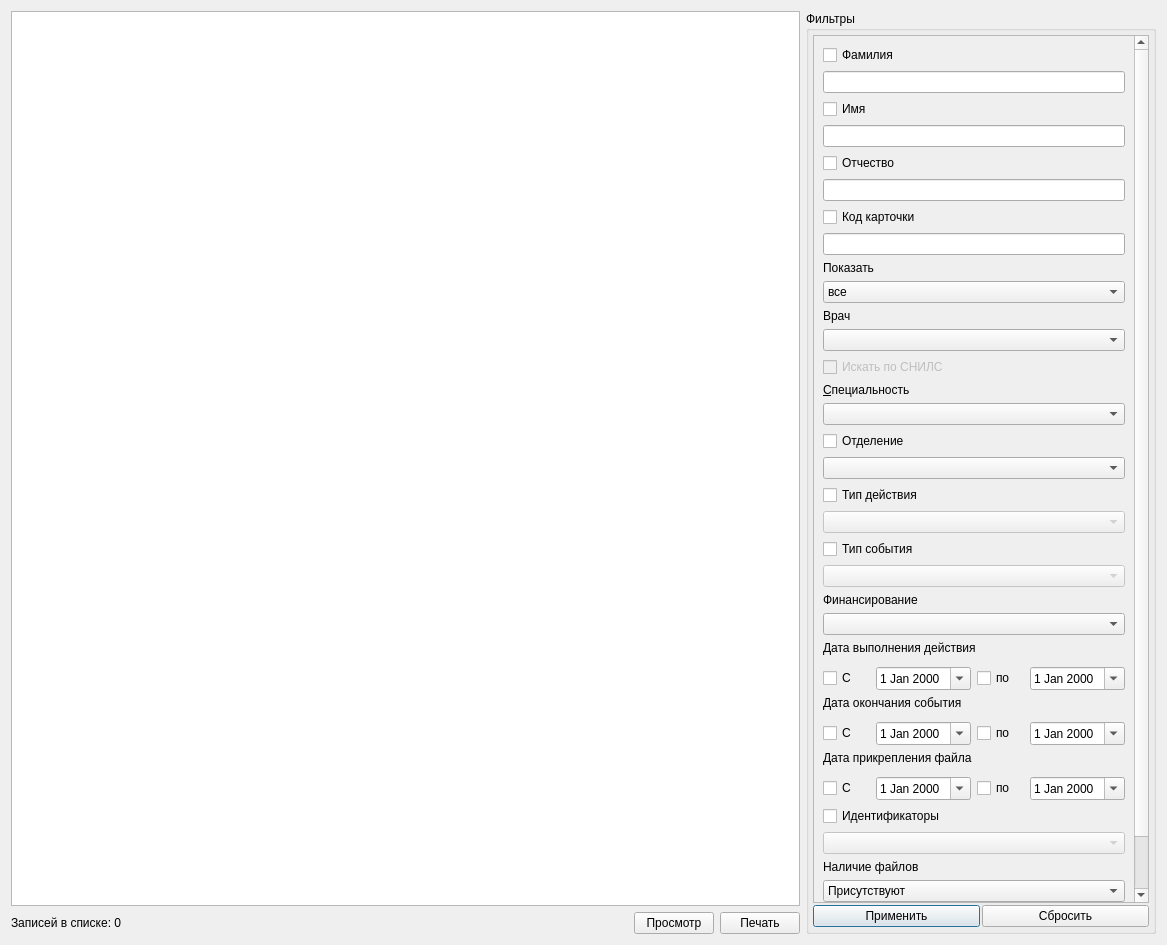
<?xml version="1.0" encoding="UTF-8"?>
<ui version="4.0">
 <class>Attach_SEMD_IEMK_Dialog</class>
 <widget class="QDialog" name="Attach_SEMD_IEMK_Dialog">
  <property name="geometry">
   <rect>
    <x>0</x>
    <y>0</y>
    <width>1167</width>
    <height>945</height>
   </rect>
  </property>
  <property name="windowTitle">
   <string>Сводка о формировании структурированных электронных медицинских документов для РЭМД</string>
  </property>
  <layout class="QGridLayout" name="gridLayout_3">
   <item row="0" column="1" rowspan="2">
    <widget class="QGroupBox" name="groupBoxFilters">
     <property name="sizePolicy">
      <sizepolicy hsizetype="Preferred" vsizetype="Preferred">
       <horstretch>0</horstretch>
       <verstretch>0</verstretch>
      </sizepolicy>
     </property>
     <property name="maximumSize">
      <size>
       <width>350</width>
       <height>16777215</height>
      </size>
     </property>
     <property name="title">
      <string>Фильтры</string>
     </property>
     <layout class="QGridLayout" name="gridLayout_2">
      <property name="margin">
       <number>4</number>
      </property>
      <property name="spacing">
       <number>2</number>
      </property>
      <item row="0" column="0">
       <widget class="QScrollArea" name="scrollArea">
        <property name="widgetResizable">
         <bool>true</bool>
        </property>
        <widget class="QWidget" name="scrollAreaWidgetContents">
         <property name="geometry">
          <rect>
           <x>0</x>
           <y>0</y>
           <width>338</width>
           <height>875</height>
          </rect>
         </property>
         <layout class="QGridLayout" name="gridLayout">
          <item row="0" column="0">
           <layout class="QVBoxLayout" name="verticalLayout">
            <item>
             <widget class="QCheckBox" name="chkFilterLastName">
              <property name="text">
               <string>Фамилия</string>
              </property>
             </widget>
            </item>
            <item>
             <widget class="QLineEdit" name="edtFilterLastName"/>
            </item>
            <item>
             <widget class="QCheckBox" name="chkFilterFirstName">
              <property name="text">
               <string>Имя</string>
              </property>
             </widget>
            </item>
            <item>
             <widget class="QLineEdit" name="edtFilterFirstName"/>
            </item>
            <item>
             <widget class="QCheckBox" name="chkFilterPatrName">
              <property name="text">
               <string>Отчество</string>
              </property>
             </widget>
            </item>
            <item>
             <widget class="QLineEdit" name="edtFilterPatrName"/>
            </item>
            <item>
             <widget class="QCheckBox" name="chkFilterEventId">
              <property name="text">
               <string>Код карточки</string>
              </property>
             </widget>
            </item>
            <item>
             <widget class="QLineEdit" name="edtFilterEventId"/>
            </item>
            <item>
             <widget class="QLabel" name="lblFilterSigned">
              <property name="text">
               <string>Показать</string>
              </property>
             </widget>
            </item>
            <item>
             <widget class="QComboBox" name="cmbFilterSigned">
              <property name="currentIndex">
               <number>0</number>
              </property>
              <item>
               <property name="text">
                <string>все</string>
               </property>
              </item>
              <item>
               <property name="text">
                <string>не подписанные врачом</string>
               </property>
              </item>
              <item>
               <property name="text">
                <string>не подписанные МО</string>
               </property>
              </item>
              <item>
               <property name="text">
                <string>подписанные МО</string>
               </property>
              </item>
              <item>
               <property name="text">
                <string>подписанные врачом без подписи МО</string>
               </property>
              </item>
              <item>
               <property name="text">
                <string>все не подписанные</string>
               </property>
              </item>
              <item>
               <property name="text">
                <string>все подписанные врачом</string>
               </property>
              </item>
             </widget>
            </item>
            <item>
             <widget class="QLabel" name="lblFilterPerson">
              <property name="text">
               <string>Врач</string>
              </property>
             </widget>
            </item>
            <item>
             <widget class="CPersonComboBoxEx" name="cmbFilterPerson">
              <property name="enabled">
               <bool>true</bool>
              </property>
             </widget>
            </item>
            <item>
             <widget class="QCheckBox" name="chkFilterSNILS">
              <property name="enabled">
               <bool>false</bool>
              </property>
              <property name="text">
               <string>Искать по СНИЛС</string>
              </property>
             </widget>
            </item>
            <item>
             <widget class="QLabel" name="lblSpeciality">
              <property name="text">
               <string>&amp;Специальность</string>
              </property>
              <property name="buddy">
               <cstring>cmbSpeciality</cstring>
              </property>
             </widget>
            </item>
            <item>
             <widget class="CRBMultivalueComboBox" name="cmbSpeciality">
              <property name="whatsThis">
               <string>&lt;html&gt;&lt;head&gt;&lt;meta name=&quot;qrichtext&quot; content=&quot;1&quot; /&gt;&lt;style type=&quot;text/css&quot;&gt;
p, li { white-space: pre-wrap; }
&lt;/style&gt;&lt;/head&gt;&lt;body style=&quot; font-family:'MS Shell Dlg 2'; font-size:8.25pt; font-weight:400; font-style:normal;&quot;&gt;
&lt;p style=&quot;-qt-paragraph-type:empty; margin-top:0px; margin-bottom:0px; margin-left:0px; margin-right:0px; -qt-block-indent:0; text-indent:0px;&quot;&gt;&lt;/p&gt;&lt;/body&gt;&lt;/html&gt;</string>
              </property>
             </widget>
            </item>
            <item>
             <widget class="QCheckBox" name="chkFilterOrgStructure">
              <property name="text">
               <string>Отделение</string>
              </property>
             </widget>
            </item>
            <item>
             <widget class="COrgStructureComboBox" name="cmbFilterOrgStructure"/>
            </item>
            <item>
             <widget class="QCheckBox" name="chkFilterActionType">
              <property name="text">
               <string>Тип действия</string>
              </property>
             </widget>
            </item>
            <item>
             <widget class="CActionTypeComboBoxEx" name="cmbActionType">
              <property name="enabled">
               <bool>false</bool>
              </property>
              <property name="sizePolicy">
               <sizepolicy hsizetype="Preferred" vsizetype="Fixed">
                <horstretch>0</horstretch>
                <verstretch>0</verstretch>
               </sizepolicy>
              </property>
              <property name="maximumSize">
               <size>
                <width>16777215</width>
                <height>16777215</height>
               </size>
              </property>
             </widget>
            </item>
            <item>
             <widget class="QCheckBox" name="chkFilterEventType">
              <property name="text">
               <string>Тип события</string>
              </property>
             </widget>
            </item>
            <item>
             <widget class="CRBMultivalueComboBox" name="cmbEventType">
              <property name="enabled">
               <bool>false</bool>
              </property>
              <property name="sizePolicy">
               <sizepolicy hsizetype="Preferred" vsizetype="Fixed">
                <horstretch>0</horstretch>
                <verstretch>0</verstretch>
               </sizepolicy>
              </property>
              <property name="maximumSize">
               <size>
                <width>16777215</width>
                <height>16777215</height>
               </size>
              </property>
             </widget>
            </item>
            <item>
             <widget class="QLabel" name="lblFinance">
              <property name="text">
               <string>Финансирование </string>
              </property>
             </widget>
            </item>
            <item>
             <widget class="CRBComboBox" name="cmbFinance"/>
            </item>
            <item>
             <widget class="QLabel" name="lblFilterEventEndDate_2">
              <property name="text">
               <string>Дата выполнения действия</string>
              </property>
             </widget>
            </item>
            <item>
             <layout class="QHBoxLayout" name="horizontalLayout_6">
              <property name="topMargin">
               <number>6</number>
              </property>
              <item>
               <widget class="QCheckBox" name="chkFilterDateExecActionBegDate">
                <property name="text">
                 <string>С</string>
                </property>
               </widget>
              </item>
              <item>
               <widget class="QDateEdit" name="edtFilterDateExecActionBegDate">
                <property name="calendarPopup">
                 <bool>true</bool>
                </property>
               </widget>
              </item>
              <item>
               <widget class="QCheckBox" name="chkFilterDateExecActionEndDate">
                <property name="text">
                 <string>по</string>
                </property>
               </widget>
              </item>
              <item>
               <widget class="QDateEdit" name="edtFilterDateExecActionEndDate">
                <property name="calendarPopup">
                 <bool>true</bool>
                </property>
               </widget>
              </item>
             </layout>
            </item>
            <item>
             <widget class="QLabel" name="lblFilterEventEndDate">
              <property name="text">
               <string>Дата окончания события</string>
              </property>
             </widget>
            </item>
            <item>
             <layout class="QHBoxLayout" name="horizontalLayout_5">
              <property name="topMargin">
               <number>6</number>
              </property>
              <item>
               <widget class="QCheckBox" name="chkFilterEventBegDate">
                <property name="text">
                 <string>С</string>
                </property>
               </widget>
              </item>
              <item>
               <widget class="QDateEdit" name="edtFilterEventBegDate">
                <property name="calendarPopup">
                 <bool>true</bool>
                </property>
               </widget>
              </item>
              <item>
               <widget class="QCheckBox" name="chkFilterEventEndDate">
                <property name="text">
                 <string>по</string>
                </property>
               </widget>
              </item>
              <item>
               <widget class="QDateEdit" name="edtFilterEventEndDate">
                <property name="calendarPopup">
                 <bool>true</bool>
                </property>
               </widget>
              </item>
             </layout>
            </item>
            <item>
             <widget class="QLabel" name="lblFilterAttachFileDate">
              <property name="text">
               <string>Дата прикрепления файла</string>
              </property>
             </widget>
            </item>
            <item>
             <layout class="QHBoxLayout" name="horizontalLayout_7">
              <property name="topMargin">
               <number>6</number>
              </property>
              <item>
               <widget class="QCheckBox" name="chkFilterAttachFileBegDate">
                <property name="text">
                 <string>С</string>
                </property>
               </widget>
              </item>
              <item>
               <widget class="QDateEdit" name="edtFilterAttachFileBegDate">
                <property name="calendarPopup">
                 <bool>true</bool>
                </property>
               </widget>
              </item>
              <item>
               <widget class="QCheckBox" name="chkFilterAttachFileEndDate">
                <property name="text">
                 <string>по</string>
                </property>
               </widget>
              </item>
              <item>
               <widget class="QDateEdit" name="edtFilterAttachFileEndDate">
                <property name="calendarPopup">
                 <bool>true</bool>
                </property>
               </widget>
              </item>
             </layout>
            </item>
            <item>
             <widget class="QCheckBox" name="chkFilterIdentify">
              <property name="text">
               <string>Идентификаторы</string>
              </property>
             </widget>
            </item>
            <item>
             <widget class="CMultivalueComboBox" name="cmbFilterIdentify">
              <property name="enabled">
               <bool>false</bool>
              </property>
              <property name="sizePolicy">
               <sizepolicy hsizetype="Preferred" vsizetype="Fixed">
                <horstretch>0</horstretch>
                <verstretch>0</verstretch>
               </sizepolicy>
              </property>
             </widget>
            </item>
            <item>
             <widget class="QLabel" name="lblFilterIsFile">
              <property name="text">
               <string>Наличие файлов</string>
              </property>
             </widget>
            </item>
            <item>
             <widget class="QComboBox" name="cmbFilterIsFile">
              <item>
               <property name="text">
                <string>Присутствуют</string>
               </property>
              </item>
              <item>
               <property name="text">
                <string>Отсутствуют</string>
               </property>
              </item>
             </widget>
            </item>
            <item>
             <widget class="QLabel" name="lblFilterFileType">
              <property name="text">
               <string>Тип файлов</string>
              </property>
             </widget>
            </item>
            <item>
             <widget class="QComboBox" name="cmbFilterFileType">
              <item>
               <property name="text">
                <string>Есть xml</string>
               </property>
              </item>
              <item>
               <property name="text">
                <string>Есть только пдф</string>
               </property>
              </item>
             </widget>
            </item>
            <item>
             <spacer name="verticalSpacer_2">
              <property name="orientation">
               <enum>Qt::Vertical</enum>
              </property>
              <property name="sizeHint" stdset="0">
               <size>
                <width>20</width>
                <height>40</height>
               </size>
              </property>
             </spacer>
            </item>
           </layout>
          </item>
         </layout>
        </widget>
       </widget>
      </item>
      <item row="1" column="0">
       <layout class="QHBoxLayout" name="horizontalLayout_2">
        <item>
         <widget class="QPushButton" name="btnFilterApply">
          <property name="text">
           <string>Применить</string>
          </property>
         </widget>
        </item>
        <item>
         <widget class="QPushButton" name="btnFilterReset">
          <property name="text">
           <string>Сбросить</string>
          </property>
         </widget>
        </item>
       </layout>
      </item>
     </layout>
    </widget>
   </item>
   <item row="0" column="0">
    <widget class="CTableView" name="tblActionFileAttach"/>
   </item>
   <item row="1" column="0">
    <layout class="QHBoxLayout" name="horizontalLayout_4">
     <item>
      <widget class="QLabel" name="lblCount">
       <property name="text">
        <string>Записей в списке: 0</string>
       </property>
      </widget>
     </item>
     <item>
      <spacer name="horizontalSpacer">
       <property name="orientation">
        <enum>Qt::Horizontal</enum>
       </property>
       <property name="sizeHint" stdset="0">
        <size>
         <width>40</width>
         <height>20</height>
        </size>
       </property>
      </spacer>
     </item>
     <item>
      <layout class="QHBoxLayout" name="horizontalLayout_3">
       <item>
        <widget class="CAttachButton" name="btnOpenFile">
         <property name="text">
          <string>Просмотр</string>
         </property>
        </widget>
       </item>
       <item>
        <widget class="CPrintButton" name="btnPrint">
         <property name="text">
          <string>Печать</string>
         </property>
        </widget>
       </item>
      </layout>
     </item>
    </layout>
   </item>
  </layout>
 </widget>
 <customwidgets>
  <customwidget>
   <class>CPersonComboBoxEx</class>
   <extends>QComboBox</extends>
   <header>Orgs/PersonComboBoxEx.h</header>
  </customwidget>
  <customwidget>
   <class>COrgStructureComboBox</class>
   <extends>QComboBox</extends>
   <header>Orgs/OrgStructComboBoxes.h</header>
  </customwidget>
  <customwidget>
   <class>CAttachButton</class>
   <extends>QPushButton</extends>
   <header>library/Attach/AttachButton.h</header>
  </customwidget>
  <customwidget>
   <class>CActionTypeComboBoxEx</class>
   <extends>QComboBox</extends>
   <header>Events/ActionTypeComboBoxEx.h</header>
  </customwidget>
  <customwidget>
   <class>CTableView</class>
   <extends>QTableView</extends>
   <header>library/TableView.h</header>
  </customwidget>
  <customwidget>
   <class>CMultivalueComboBox</class>
   <extends>QComboBox</extends>
   <header>library/MultivalueComboBox.h</header>
  </customwidget>
  <customwidget>
   <class>CRBComboBox</class>
   <extends>QComboBox</extends>
   <header>library/crbcombobox.h</header>
  </customwidget>
  <customwidget>
   <class>CRBMultivalueComboBox</class>
   <extends>QComboBox</extends>
   <header>library/MultivalueComboBox.h</header>
  </customwidget>
  <customwidget>
   <class>CPrintButton</class>
   <extends>QPushButton</extends>
   <header>library/PrintTemplates.h</header>
  </customwidget>
 </customwidgets>
 <resources/>
 <connections/>
</ui>
